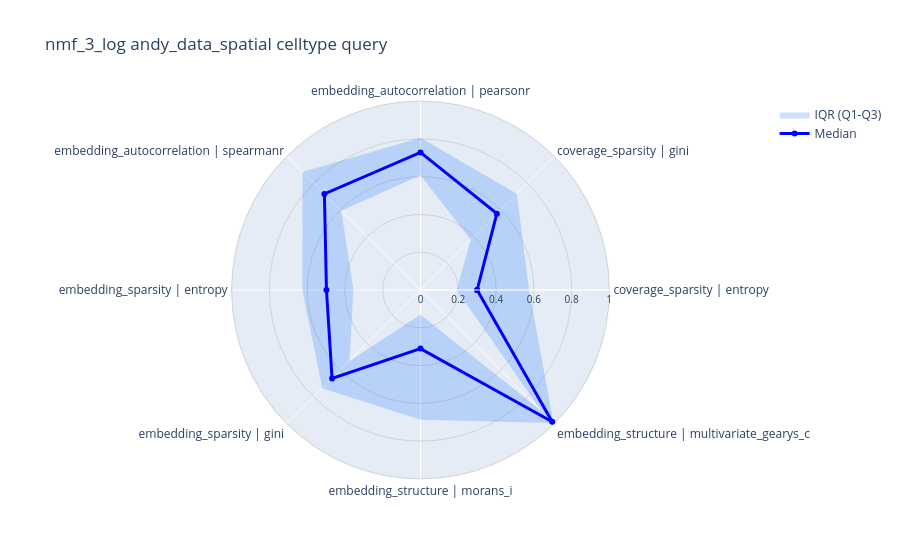
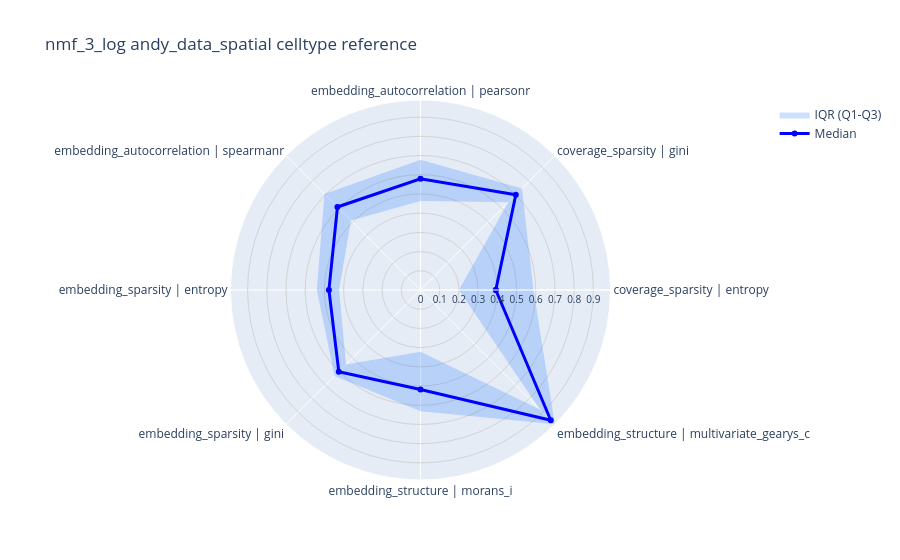
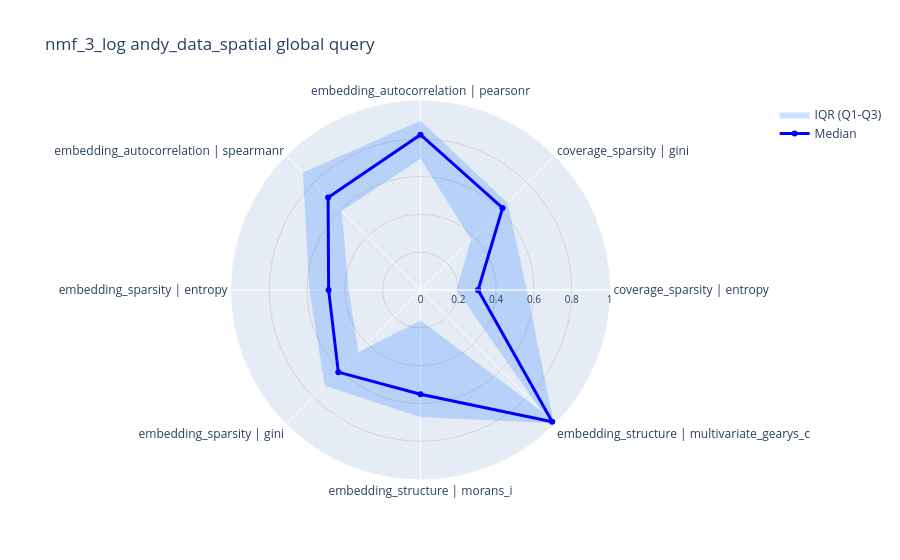
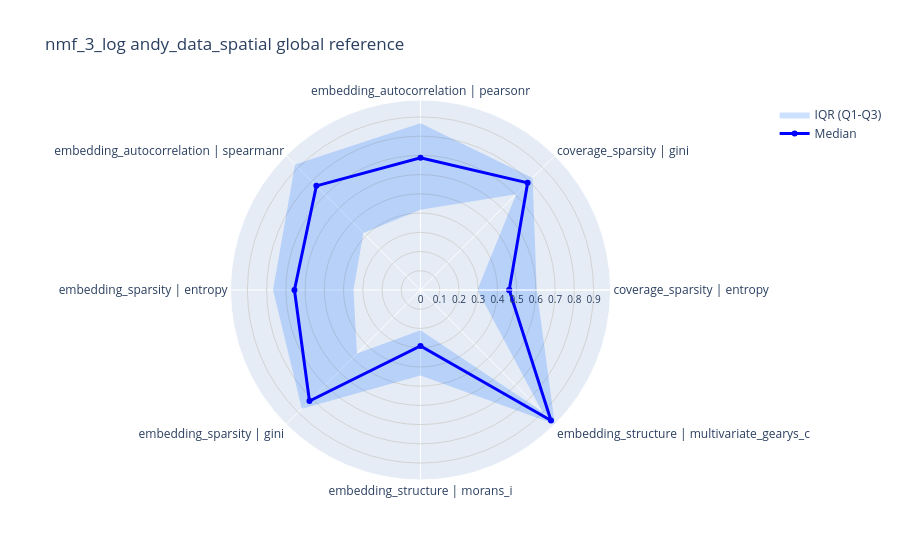

The cell these charts' notebook holds for them, in order:
### Code cell
for (
    model_name,
    dataset_name,
    model_scope,
    dataset_split,
), sub_df in results_df.groupby(
    ["model_name", "dataset_name", "model_scope", "dataset_split"]
):
    fig = radar_plot(
        sub_df,
        x="metric function",
        y="normalized_value_transformed",
        range=None,
        title=model_name + " " + dataset_name + " " + model_scope + " " + dataset_split,
    )
    fig.show()

### Figure 1 — Plotly figure (JSON) as saved in the notebook; plotly's stock layout.template omitted (floating-point values rounded to 4 significant figures)
{"data": [{"hoverinfo": "skip", "line": {"width": 0}, "mode": "lines", "r": [0.1913, 0.3759, 0.6073, 0.5925, 0.3552, 0.532, 0.1314, 0.9045, 0.1913], "showlegend": false, "theta": ["coverage_sparsity | entropy", "coverage_sparsity | gini", "embedding_autocorrelation | pearsonr", "embedding_autocorrelation | spearmanr", "embedding_sparsity | entropy", "embedding_sparsity | gini", "embedding_structure | morans_i", "embedding_structure | multivariate_gearys_c", "coverage_sparsity | entropy"], "type": "scatterpolar"}, {"fill": "tonext", "fillcolor": "rgba(0, 100, 255, 0.2)", "line": {"width": 0}, "mode": "lines", "name": "IQR (Q1-Q3)", "r": [0.5746, 0.7208, 0.8065, 0.8841, 0.6254, 0.7356, 0.6871, 0.9959, 0.5746], "theta": ["coverage_sparsity | entropy", "coverage_sparsity | gini", "embedding_autocorrelation | pearsonr", "embedding_autocorrelation | spearmanr", "embedding_sparsity | entropy", "embedding_sparsity | gini", "embedding_structure | morans_i", "embedding_structure | multivariate_gearys_c", "coverage_sparsity | entropy"], "type": "scatterpolar"}, {"line": {"color": "blue", "width": 3}, "mode": "lines+markers", "name": "Median", "r": [0.2999, 0.5716, 0.7285, 0.7196, 0.4979, 0.662, 0.3103, 0.9861, 0.2999], "theta": ["coverage_sparsity | entropy", "coverage_sparsity | gini", "embedding_autocorrelation | pearsonr", "embedding_autocorrelation | spearmanr", "embedding_sparsity | entropy", "embedding_sparsity | gini", "embedding_structure | morans_i", "embedding_structure | multivariate_gearys_c", "coverage_sparsity | entropy"], "type": "scatterpolar"}], "layout": {"polar": {"radialaxis": {"gridcolor": "lightgrey", "tickfont": {"size": 10}, "visible": true}}, "title": {"text": "nmf_3_log andy_data_spatial celltype query"}}}

### Figure 2 — Plotly figure (JSON) as saved in the notebook; plotly's stock layout.template omitted (floating-point values rounded to 4 significant figures)
{"data": [{"hoverinfo": "skip", "line": {"width": 0}, "mode": "lines", "r": [0.1997, 0.6462, 0.4635, 0.5121, 0.4237, 0.548, 0.322, 0.8796, 0.1997], "showlegend": false, "theta": ["coverage_sparsity | entropy", "coverage_sparsity | gini", "embedding_autocorrelation | pearsonr", "embedding_autocorrelation | spearmanr", "embedding_sparsity | entropy", "embedding_sparsity | gini", "embedding_structure | morans_i", "embedding_structure | multivariate_gearys_c", "coverage_sparsity | entropy"], "type": "scatterpolar"}, {"fill": "tonext", "fillcolor": "rgba(0, 100, 255, 0.2)", "line": {"width": 0}, "mode": "lines", "name": "IQR (Q1-Q3)", "r": [0.588, 0.7466, 0.6775, 0.707, 0.5398, 0.6328, 0.6314, 0.9889, 0.588], "theta": ["coverage_sparsity | entropy", "coverage_sparsity | gini", "embedding_autocorrelation | pearsonr", "embedding_autocorrelation | spearmanr", "embedding_sparsity | entropy", "embedding_sparsity | gini", "embedding_structure | morans_i", "embedding_structure | multivariate_gearys_c", "coverage_sparsity | entropy"], "type": "scatterpolar"}, {"line": {"color": "blue", "width": 3}, "mode": "lines+markers", "name": "Median", "r": [0.392, 0.7014, 0.5792, 0.6112, 0.4767, 0.6013, 0.5175, 0.9588, 0.392], "theta": ["coverage_sparsity | entropy", "coverage_sparsity | gini", "embedding_autocorrelation | pearsonr", "embedding_autocorrelation | spearmanr", "embedding_sparsity | entropy", "embedding_sparsity | gini", "embedding_structure | morans_i", "embedding_structure | multivariate_gearys_c", "coverage_sparsity | entropy"], "type": "scatterpolar"}], "layout": {"polar": {"radialaxis": {"gridcolor": "lightgrey", "tickfont": {"size": 10}, "visible": true}}, "title": {"text": "nmf_3_log andy_data_spatial celltype reference"}}}

### Figure 3 — Plotly figure (JSON) as saved in the notebook; plotly's stock layout.template omitted (floating-point values rounded to 4 significant figures)
{"data": [{"hoverinfo": "skip", "line": {"width": 0}, "mode": "lines", "r": [0.1902, 0.3782, 0.6941, 0.59, 0.3793, 0.4646, 0.1617, 0.9046, 0.1902], "showlegend": false, "theta": ["coverage_sparsity | entropy", "coverage_sparsity | gini", "embedding_autocorrelation | pearsonr", "embedding_autocorrelation | spearmanr", "embedding_sparsity | entropy", "embedding_sparsity | gini", "embedding_structure | morans_i", "embedding_structure | multivariate_gearys_c", "coverage_sparsity | entropy"], "type": "scatterpolar"}, {"fill": "tonext", "fillcolor": "rgba(0, 100, 255, 0.2)", "line": {"width": 0}, "mode": "lines", "name": "IQR (Q1-Q3)", "r": [0.562, 0.6516, 0.895, 0.8793, 0.5882, 0.7163, 0.6722, 0.9969, 0.562], "theta": ["coverage_sparsity | entropy", "coverage_sparsity | gini", "embedding_autocorrelation | pearsonr", "embedding_autocorrelation | spearmanr", "embedding_sparsity | entropy", "embedding_sparsity | gini", "embedding_structure | morans_i", "embedding_structure | multivariate_gearys_c", "coverage_sparsity | entropy"], "type": "scatterpolar"}, {"line": {"color": "blue", "width": 3}, "mode": "lines+markers", "name": "Median", "r": [0.3048, 0.6139, 0.8214, 0.6911, 0.486, 0.6147, 0.5517, 0.9851, 0.3048], "theta": ["coverage_sparsity | entropy", "coverage_sparsity | gini", "embedding_autocorrelation | pearsonr", "embedding_autocorrelation | spearmanr", "embedding_sparsity | entropy", "embedding_sparsity | gini", "embedding_structure | morans_i", "embedding_structure | multivariate_gearys_c", "coverage_sparsity | entropy"], "type": "scatterpolar"}], "layout": {"polar": {"radialaxis": {"gridcolor": "lightgrey", "tickfont": {"size": 10}, "visible": true}}, "title": {"text": "nmf_3_log andy_data_spatial global query"}}}

### Figure 4 — Plotly figure (JSON) as saved in the notebook; plotly's stock layout.template omitted (floating-point values rounded to 4 significant figures)
{"data": [{"hoverinfo": "skip", "line": {"width": 0}, "mode": "lines", "r": [0.2956, 0.7037, 0.4175, 0.4198, 0.3486, 0.467, 0.2088, 0.8958, 0.2956], "showlegend": false, "theta": ["coverage_sparsity | entropy", "coverage_sparsity | gini", "embedding_autocorrelation | pearsonr", "embedding_autocorrelation | spearmanr", "embedding_sparsity | entropy", "embedding_sparsity | gini", "embedding_structure | morans_i", "embedding_structure | multivariate_gearys_c", "coverage_sparsity | entropy"], "type": "scatterpolar"}, {"fill": "tonext", "fillcolor": "rgba(0, 100, 255, 0.2)", "line": {"width": 0}, "mode": "lines", "name": "IQR (Q1-Q3)", "r": [0.6045, 0.8242, 0.8669, 0.9227, 0.7669, 0.8726, 0.4444, 0.988, 0.6045], "theta": ["coverage_sparsity | entropy", "coverage_sparsity | gini", "embedding_autocorrelation | pearsonr", "embedding_autocorrelation | spearmanr", "embedding_sparsity | entropy", "embedding_sparsity | gini", "embedding_structure | morans_i", "embedding_structure | multivariate_gearys_c", "coverage_sparsity | entropy"], "type": "scatterpolar"}, {"line": {"color": "blue", "width": 3}, "mode": "lines+markers", "name": "Median", "r": [0.4613, 0.7879, 0.6875, 0.7658, 0.6555, 0.8165, 0.2913, 0.9596, 0.4613], "theta": ["coverage_sparsity | entropy", "coverage_sparsity | gini", "embedding_autocorrelation | pearsonr", "embedding_autocorrelation | spearmanr", "embedding_sparsity | entropy", "embedding_sparsity | gini", "embedding_structure | morans_i", "embedding_structure | multivariate_gearys_c", "coverage_sparsity | entropy"], "type": "scatterpolar"}], "layout": {"polar": {"radialaxis": {"gridcolor": "lightgrey", "tickfont": {"size": 10}, "visible": true}}, "title": {"text": "nmf_3_log andy_data_spatial global reference"}}}
